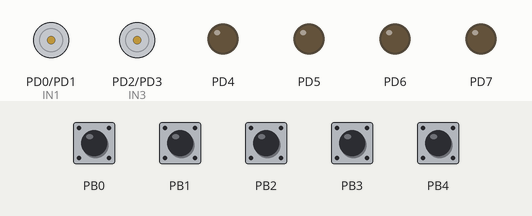
Bench run of a program on a simulated ATmega328P, built with avr-gcc and emulated at 8 MHz (the files do not name the chip). Shown: motor-driver pin pairs drawn as motors (green arrow = first pin HIGH = forward, orange = second pin HIGH = backward, longer = more drive), output pins drawn as LEDs (lit = HIGH). The inputs (shaded band) are chosen by the test bench; at power-on: PB0–4 HIGH.

Above: at 1.2 s.
1.3 s: PB0 pulled LOW for 0.15 s
At 2.1 s:
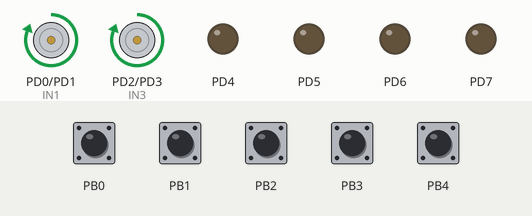
2.9 s: PB1 pulled LOW for 0.15 s
At 3.3 s:
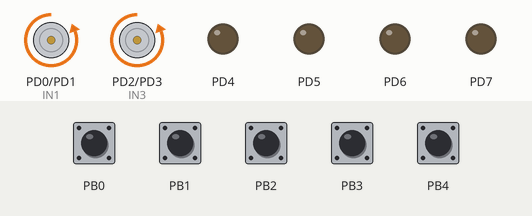
4.5 s: PB0 pulled LOW for 1 s
At 5.8 s:
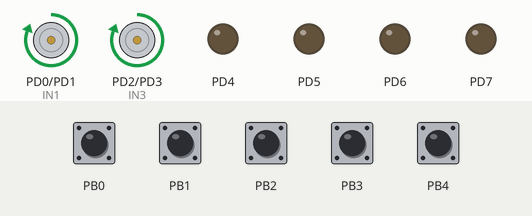
7.0 s: PB1 pulled LOW for 1 s
At 8.9 s:
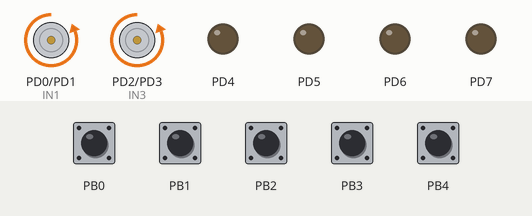
Timing chart, 0 to 10.4 s (numbered marks = the images above; inputs shaded):
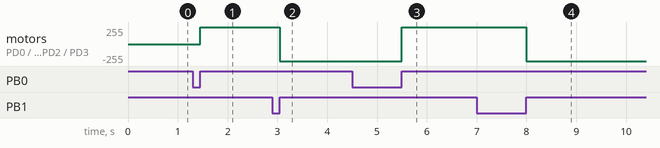

The program:

main.c
```c
#define F_CPU 8000000ul
#include <avr/io.h>
#include <util/delay.h>
#include "lib.h"

int main(void)
{
    // IO init
	DDRD  = 0xFF; // output
	DDRB  = 0x00;
	PORTB = 0xFF; // input pull up

	PWM_Init(chuky);

    while (1)
    {
		if((PINB & (1 << 0)) == 0)
		{
			_delay_ms(1);
			while((PINB & (1 << 0)) == 0);
			Tien(dutyc);
		}
		if((PINB & (1 << 1)) == 0)
		{
			_delay_ms(1);
			while((PINB & (1 << 1)) == 0);
			Lui(dutyc);
		}
		if((PINB & (1 << 2)) == 0)
		{
			_delay_ms(1);
			while((PINB & (1 << 2)) == 0);
			Trai(dutyc);
		}
		if((PINB & (1 << 3)) == 0)
		{
			_delay_ms(1);
			while((PINB & (1 << 3)) == 0);
			Phai(dutyc);
		}
		if((PINB & (1 << 4)) == 0)
		{
			_delay_ms(1);
			while((PINB & (1 << 4)) == 0);
			Dung(dutyc);
		}
    }
}
```

lib.c
```c
#define F_CPU 8000000ul
#include <avr/io.h>
#include <util/delay.h>
#include "lib.h"

void PWM_Init(uint16_t period)
{
	DDRD = 0xFF; // PORT D is output
	TCCR1A |= (1 << WGM11) | (1 << COM1A1) | (1 << COM1B1);
	TCCR1B |= (1 << WGM12) | (1 << WGM13);
	// Fast PWM Mode, no - prescaler, ICR1 top ,Clear OCR pin on Compare Match
	// CS12 = CS11 = 0; CS10 = 1(setup trong ham start)
	ICR1 = period;   // F_CPU = 8Mhz -> T_CPU = 1/8M = 0.125us
	// T = period * 0.125us
}

void PWM_Start(void)
{
	TCCR1B |= (1 << CS10);
}

void Tien(uint16_t duty)
{
	PORTD |= (1 << IN1);
	PORTD &= ~(1 << IN2);
	PORTD |= (1 << IN3);
	PORTD &= ~(1 << IN4);
	OCR1B = duty;
	OCR1A = duty;
	PWM_Start();
}

void Lui(uint16_t duty)
{
	PORTD |= (1 << IN2);
	PORTD &= ~(1 << IN1);
	PORTD |= (1 << IN4);
	PORTD &= ~(1 << IN3);
	OCR1B = duty;
	OCR1A = duty;
	PWM_Start();
}

void Trai(uint16_t duty)
{
	OCR1B = duty;
	OCR1A = 0;
	PWM_Start();
}

void Phai(uint16_t duty)
{
	OCR1A = duty;
	OCR1B = 0;
	PWM_Start();
}

void Dung(uint16_t duty)
{
	PORTD  &= ~(1 << IN1);
	PORTD  &= ~(1 << IN2);
	PORTD  &= ~(1 << IN3);
	PORTD  &= ~(1 << IN4);
	TCCR1B &= ~(1 << CS10);
}
```

lib.h
```c
#ifndef LIB_H_
#define LIB_H_

// Port define
#define IN1 0
#define IN2 1
#define IN3 2
#define IN4 3
#define chuky 1200
#define dutyc 800

// Timer1_PWM Function
void PWM_Init(uint16_t);
void PWM_Start(void);

// DC_Motor Controller Function
void Tien(uint16_t);
void Lui(uint16_t);
void Trai(uint16_t);
void Phai(uint16_t);
void Dung(uint16_t);

#endif
```

Measured:
- after the input at 1.3 s, motor on PD0 (IN1) / PD1 (IN2), motor on PD2 (IN3) / PD3 (IN4): stopped → forward 255/255 after 0.15 s
- after the input at 2.9 s, motor on PD0 (IN1) / PD1 (IN2), motor on PD2 (IN3) / PD3 (IN4): forward 255/255 → backward 255/255 after 0.15 s
- after the input at 4.5 s, motor on PD0 (IN1) / PD1 (IN2), motor on PD2 (IN3) / PD3 (IN4): backward 255/255 → forward 255/255 after 1.0 s
- after the input at 7.0 s, motor on PD0 (IN1) / PD1 (IN2), motor on PD2 (IN3) / PD3 (IN4): forward 255/255 → backward 255/255 after 1.0 s
